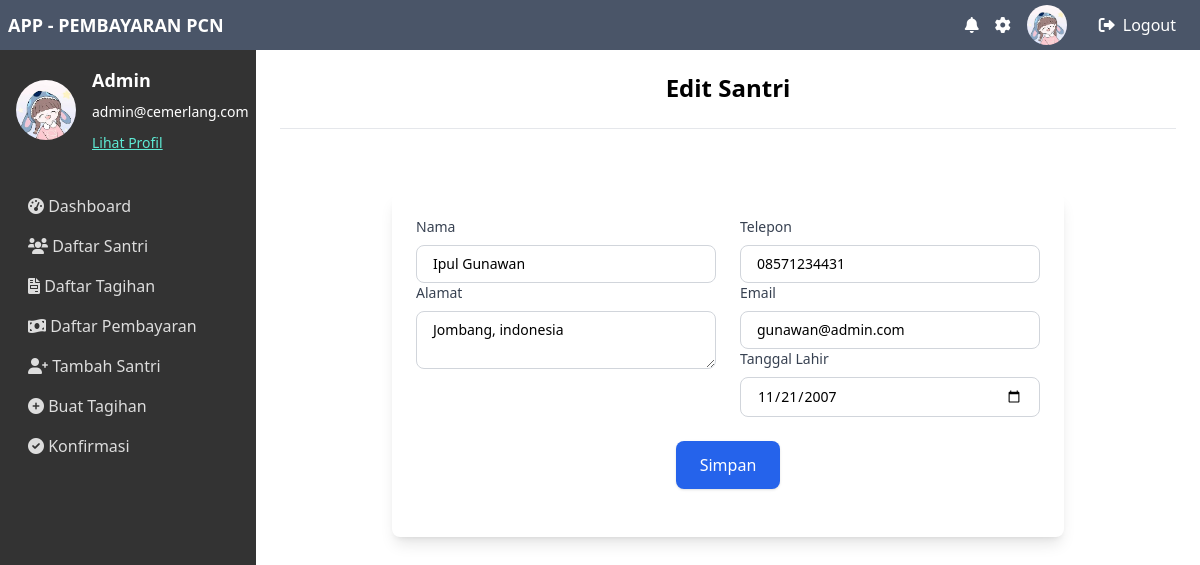
Page /edit_santri.php?id=1 (signed in) on the committed database.
### tables this page shows
CREATE TABLE `santri` (
  `id` int NOT NULL,
  `nama_santri` varchar(100) NOT NULL,
  `alamat` text,
  `telepon` varchar(15) DEFAULT NULL,
  `email` varchar(100) DEFAULT NULL,
  `tanggal_lahir` date DEFAULT NULL
);

### edit_santri.php (the view, shortened to what this page needs)
<?php
require 'includes/db.php';
$id = $_GET['id'];
$stmt = $pdo->prepare("SELECT * FROM santri WHERE id = ?");
$stmt->execute([$id]);
$santri = $stmt->fetch(PDO::FETCH_ASSOC);
?>
<!DOCTYPE html>
<html lang="id">
<head>
    <script src="https://cdn.tailwindcss.com"></script>
    <link rel="stylesheet" href="https://cdnjs.cloudflare.com/ajax/libs/font-awesome/6.0.0-beta3/css/all.min.css">
</head>
<body class="flex flex-col h-screen">
    <div class="navbar w-full p-2 fixed top-0 left-0 flex items-center justify-between z-10">
        <div class="text-lg font-semibold">APP - PEMBAYARAN PCN</div>
        <div class="flex items-center">
            <i class="fas fa-bell navbar-icon"></i>
            <i class="fas fa-cog navbar-icon"></i>
            <img src="img/image.png" alt="Gambar Profil" class="profile-img ml-4">
            <a href="logout.php" class="logout-button px-4 py-2 rounded items-center ml-4 hidden md:flex"><i class="fas fa-sign-out-alt mr-2"></i> Logout</a>
        </div>
    </div>
    <div class="flex flex-1 mt-12">
        <div class="sidebar p-4">
            <div class="flex items-center text-white mb-8">
                <img src="img/image.png" alt="Gambar Profil" class="sidebar-profile-img mr-4">
                <div>
                    <div class="text-lg font-semibold mb-2">Admin</div>
                    <p class="text-sm mb-2">admin@cemerlang.com</p>
                    <a href="profile.php" class="text-teal-300 underline text-sm">Lihat Profil</a>
                </div>
            </div>
            <nav>
                <ul>
                    <li><a href="index.php" class="sidebar-link block py-2 px-3 rounded hover:bg-gray-700"><i class="fas fa-tachometer-alt"></i> Dashboard</a></li>
                    <li><a href="list_santri.php" class="sidebar-link block py-2 px-3 rounded hover:bg-gray-700"><i class="fas fa-users"></i> Daftar Santri</a></li>
                    <li><a href="list_tagihan.php" class="sidebar-link block py-2 px-3 rounded hover:bg-gray-700"><i class="fas fa-file-invoice"></i> Daftar Tagihan</a></li>
                    <li><a href="list_pembayaran.php" class="sidebar-link block py-2 px-3 rounded hover:bg-gray-700"><i class="fas fa-money-bill-wave"></i> Daftar Pembayaran</a></li>
                    <li><a href="add_santri.php" class="sidebar-link block py-2 px-3 rounded hover:bg-gray-700"><i class="fas fa-user-plus"></i> Tambah Santri</a></li>
                    <li><a href="create_tagihan.php" class="sidebar-link block py-2 px-3 rounded hover:bg-gray-700"><i class="fas fa-plus-circle"></i> Buat Tagihan</a></li>
                    <li><a href="konfirmasi_tagihan.php" class="sidebar-link block py-2 px-3 rounded hover:bg-gray-700"><i class="fas fa-check-circle"></i> Konfirmasi</a></li>
                </ul>
            </nav>
        </div>
        <div class="ml-64 flex-1 p-6">
            <h1 class="text-2xl font-semibold mb-6 text-center">Edit Santri</h1>
            <hr class="py-4">
            <div class="container max-w-2xl mx-auto mt-8 p-6 bg-white rounded-lg shadow-lg">
                <form action="" method="post" class="flex flex-wrap -mx-3 mb-6">
                    <div class="w-full md:w-1/2 px-3 mb-6 md:mb-0">
                        <div>
                            <label for="nama_santri" class="block text-gray-700 text-sm font-medium mb-2">Nama</label>
                            <input type="text" id="nama_santri" name="nama_santri" value="<?php echo htmlspecialchars($santri['nama_santri']); ?>" class="border border-gray-300 rounded-lg px-4 py-2 w-full text-sm focus:outline-none focus:ring-2 focus:ring-blue-500" required>
                        </div>
                        <div>
                            <label for="alamat" class="block text-gray-700 text-sm font-medium mb-2">Alamat</label>
                            <textarea id="alamat" name="alamat" class="border border-gray-300 rounded-lg px-4 py-2 w-full text-sm focus:outline-none focus:ring-2 focus:ring-blue-500"><?php echo htmlspecialchars($santri['alamat']); ?></textarea>
                        </div>
                    </div>
                    <div class="w-full md:w-1/2 px-3">
                        <div>
                            <label for="telepon" class="block text-gray-700 text-sm font-medium mb-2">Telepon</label>
                            <input type="text" id="telepon" name="telepon" value="<?php echo htmlspecialchars($santri['telepon']); ?>" class="border border-gray-300 rounded-lg px-4 py-2 w-full text-sm focus:outline-none focus:ring-2 focus:ring-blue-500">
                        </div>
                        <div>
                            <label for="email" class="block text-gray-700 text-sm font-medium mb-2">Email</label>
                            <input type="email" id="email" name="email" value="<?php echo htmlspecialchars($santri['email']); ?>" class="border border-gray-300 rounded-lg px-4 py-2 w-full text-sm focus:outline-none focus:ring-2 focus:ring-blue-500">
                        </div>
                        <div>
                            <label for="tanggal_lahir" class="block text-gray-700 text-sm font-medium mb-2">Tanggal Lahir</label>
                            <input type="date" id="tanggal_lahir" name="tanggal_lahir" value="<?php echo htmlspecialchars($santri['tanggal_lahir']); ?>" class="border border-gray-300 rounded-lg px-4 py-2 w-full text-sm focus:outline-none focus:ring-2 focus:ring-blue-500">
                        </div>
                    </div>
                    <div class="w-full flex justify-center mt-6">
                        <button type="submit" class="bg-blue-600 text-white px-6 py-3 rounded-lg shadow hover:bg-blue-700 focus:outline-none focus:ring-2 focus:ring-blue-500">Simpan</button>
                    </div>
                </form>
            </div>
        </div>
    </div>
</body>
</html>

### edit_santri.php (style rules this page uses)
.sidebar { background-color: #333; display: flex; flex-direction: column; height: 100vh; position: fixed; top: 50px; left: 0; width: 16rem; }
.sidebar-link { color: #ddd; }
.navbar { background-color: #4a5568; color: #fff; height: 50px; }
.profile-img { width: 40px; height: 40px; border-radius: 50%; }
.logout-button { border: none; color: #fff; }
.navbar-icon { color: #fff; margin-left: 1rem; cursor: pointer; }
.sidebar-profile-img { width: 60px; height: 60px; border-radius: 50%; }

### rows in the picture
santri: nama_santri "Ipul Gunawan", alamat "Jombang, indonesia", telepon "08571234431", email "gunawan@admin.com", tanggal_lahir "11/21/2007"
